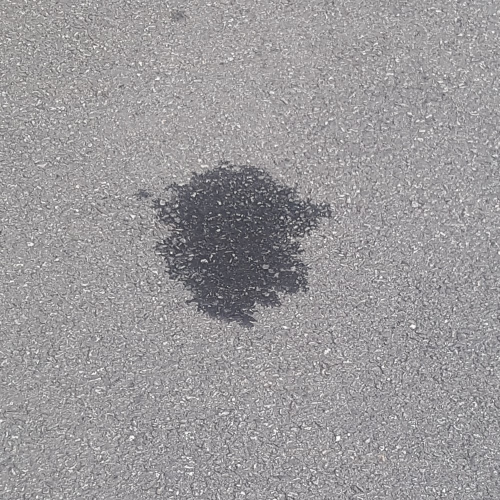
#> input picture project/polaris filter & save/image seed/111.jpg, 1000 x 1000 px, found by its file name (shown at 1/2 size); its folder holds 4 pictures in this run
$ python polaris.py
#> lines starting #> are read from the running program, lines starting #| are printed output that depends on the picture
# made by junse
import os
import cv2
import numpy as np

def resize(img, ratio, dsize=None, dst=None):
    resizeimg = cv2.resize(img, dsize, dst, ratio, ratio, interpolation=cv2.INTER_AREA)
    return resizeimg

def Filter(img, value):
    img_filter = np.copy(img)

    for i in range(0, img.shape[0]):
        for j in range(0, img.shape[1]):
            if img[i,j] < value:
                img_filter[i,j] = 0
            else:
                img_filter[i,j] = 255

    return img_filter

def Filter_list(imglist, value):
    filterfile_list = []
    i=0
    while i < len(imglist):
        filterfile_list.append(Filter(imglist[i], value))
        i+=1
    return filterfile_list


def grayscale(imglist, ratio):
    # 그레이스케일로 이미지 리드한 리스트 생성
#> called with ratio = 0.5
    readfile_list = []
    i=0
    while i < len(imglist):
        readfile_list.append(cv2.imread(directoryname + '\image seed\\' + imglist[i], cv2.IMREAD_GRAYSCALE))
        readfile_list[i] = resize(readfile_list[i], ratio)
#> in resize, `resizeimg = cv2.resize(img, dsize, dst, ratio, ratio, interpolation=cv..`:
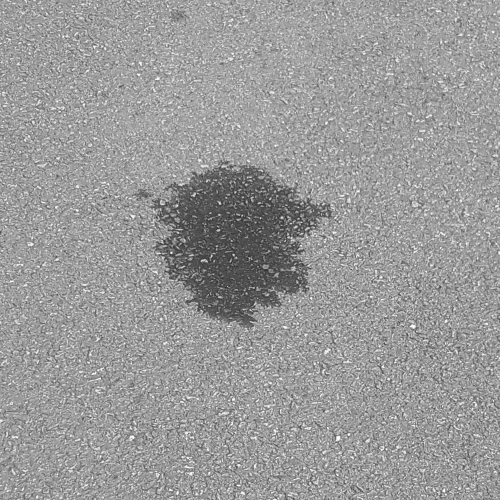
#> resizeimg: shape (500, 500); min 40, max 255, mean 153.6
        i+=1
#> pass 2 of the loop in grayscale, `while i < len(imglist):`:
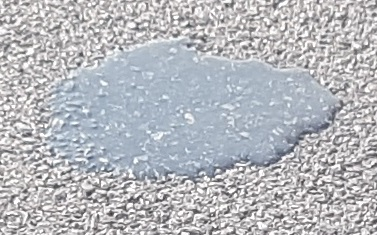
#> input picture project/polaris filter & save/image seed/1111.jpg, 377 x 235 px, found by its file name
#> in resize (call 2), `resizeimg = cv2.resize(img, dsize, dst, ratio, ratio, interpolation=cv..`:
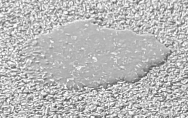
#> resizeimg: shape (118, 188); min 73, max 255, mean 184.6
#> img: shape (235, 377)
#> pass 3 of the loop in grayscale, `while i < len(imglist):`:
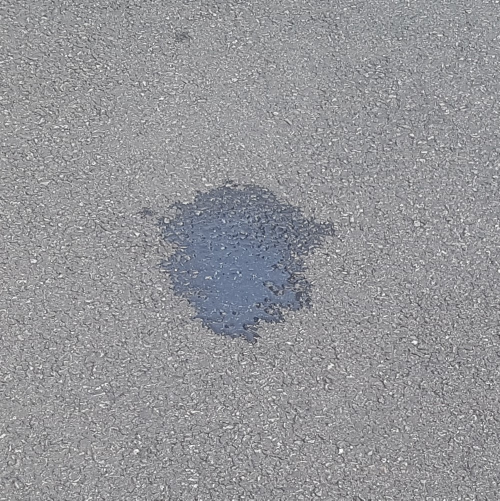
#> input picture project/polaris filter & save/image seed/222.jpg, 1000 x 1001 px, found by its file name (shown at 1/2 size)
#> in resize (call 3), `resizeimg = cv2.resize(img, dsize, dst, ratio, ratio, interpolation=cv..`:
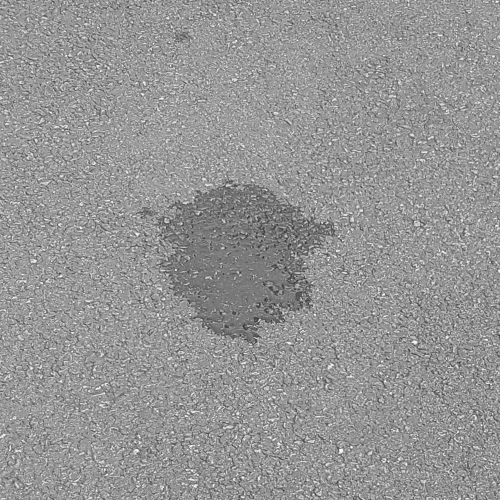
#> resizeimg: shape (500, 500); min 45, max 255, mean 149
#> in resize (call 3), `resizeimg = cv2.resize(img, dsize, dst, ratio, ratio, interpolation=cv..`:
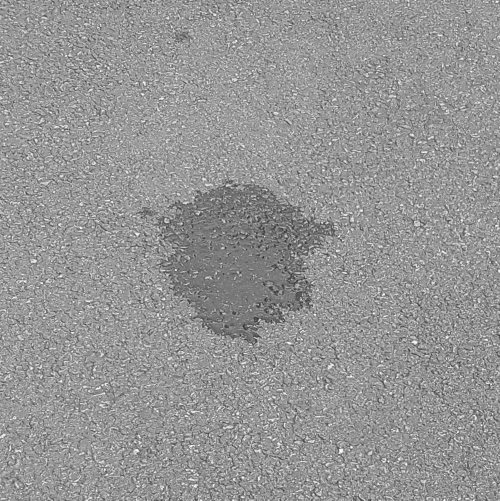
#> img: shape (1001, 1000) (shown at 1/2 size); min 36, max 255, mean 148.9
#> the loop made 4 passes; the first 3 are shown
    return readfile_list

def imlistshow(imglist):
    i=0
    while i < len(imglist):
        cv2.imshow(str(i+1), imglist[i])
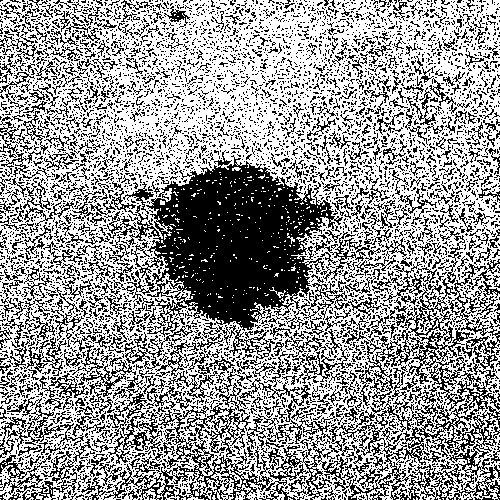
#> window '1': shape (500, 500); 60.9% white; black in thin lines or dots
        cv2.imwrite("OUTPUT" + str(i+1)+ ".jpg",imglist[i])
        i+=1


directoryname = os.path.dirname(os.path.realpath(__file__))

file_list = os.listdir(directoryname + '\image seed')

# 그레이스케일로 이미지 리드한 리스트 생성

readfile_list = grayscale(file_list, 0.5)

print('그레이스케일 변환 완료')

filterfile_list = Filter_list(readfile_list, 150)
#vertical = cv2.imread(directoryname+'/1.jpg', cv2.IMREAD_GRAYSCALE)
#horizon = cv2.imread(directoryname+'/2.jpg', cv2.IMREAD_GRAYSCALE)
print('img read complete')

#vertical = resize(vertical, 0.5)
#horizon = resize(horizon, 0.5)
print('img resize complete')


#vertical_F = Filter(vertical, 150)
#horizon_F = Filter(horizon, 150)
print('img reinforce complete')
imlistshow(filterfile_list)
print('show')


#cv2.imshow('v', filterfile_list)
#cv2.imshow('h', horizon_F)
cv2.waitKey(0)
cv2.destroyAllWindows()

#> (the run stopped early here; a loop or call above may not have finished)
